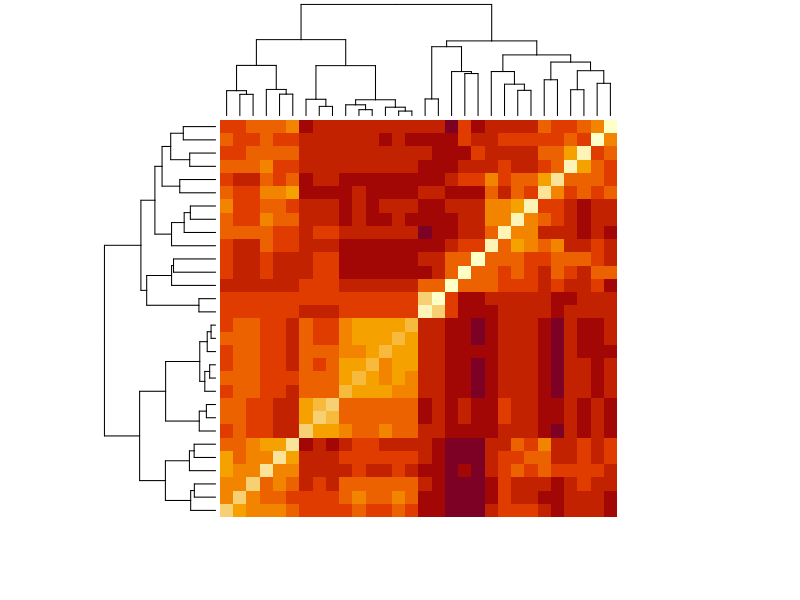
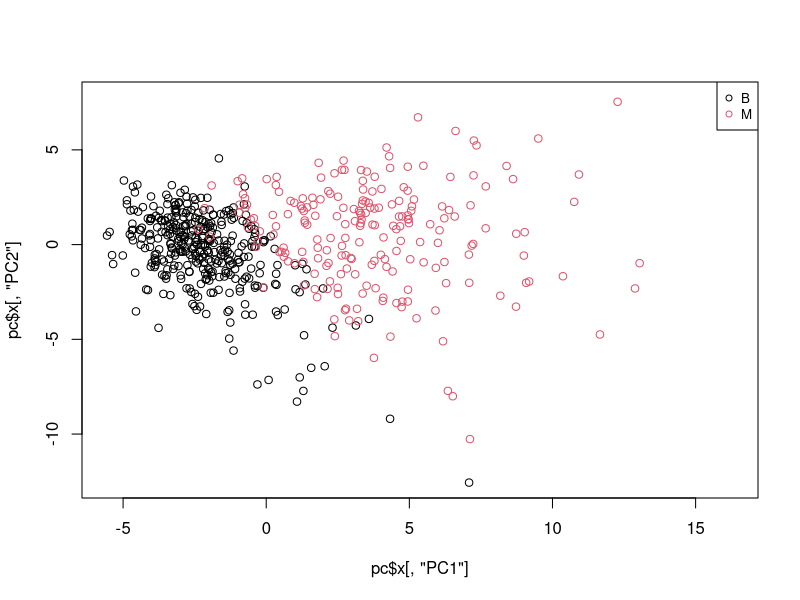
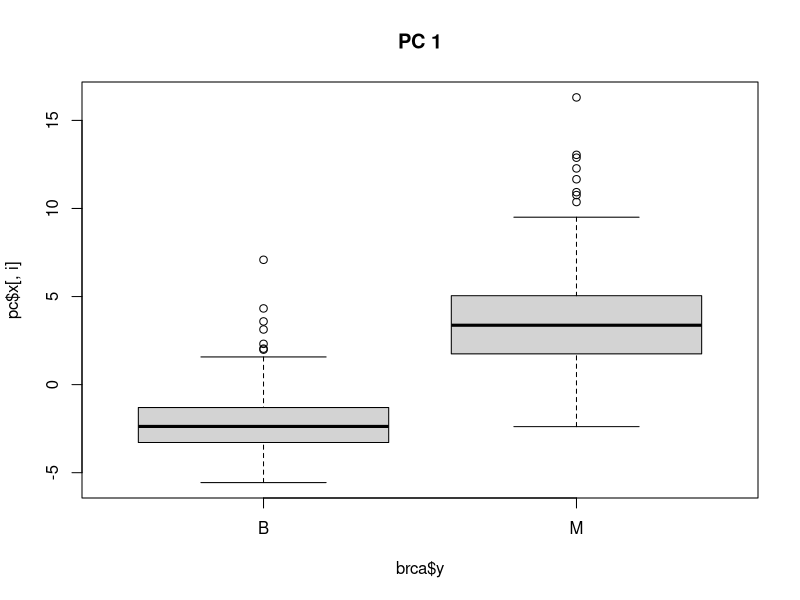
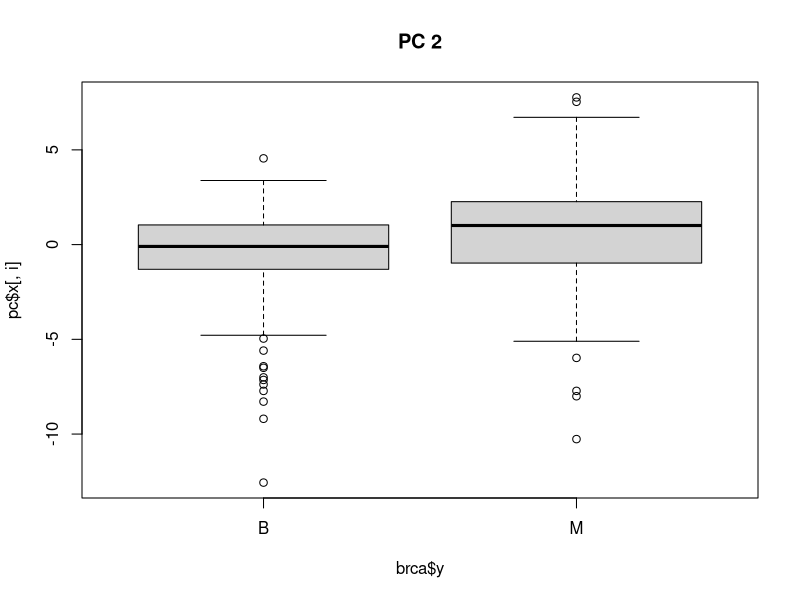
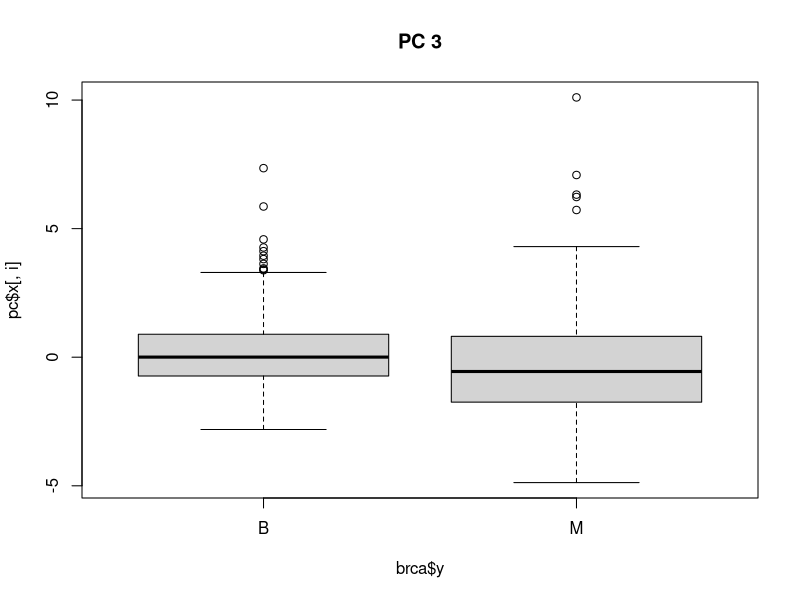
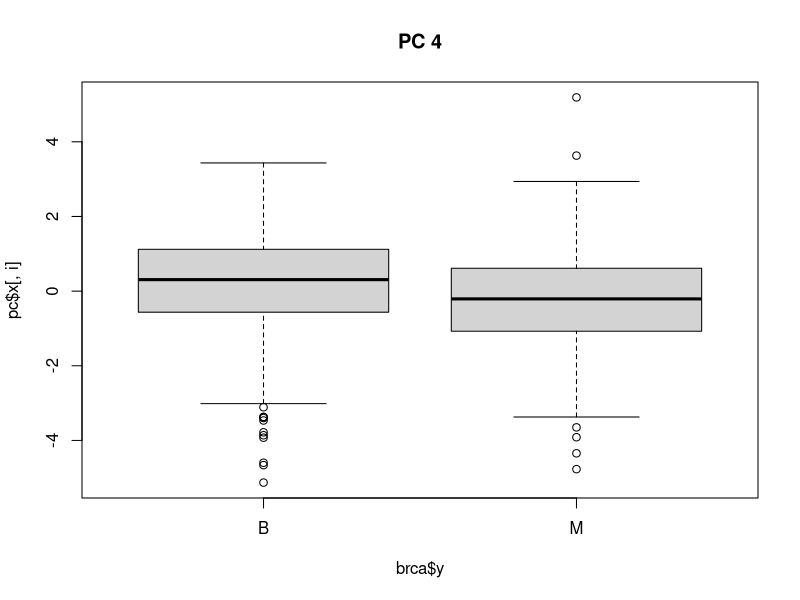
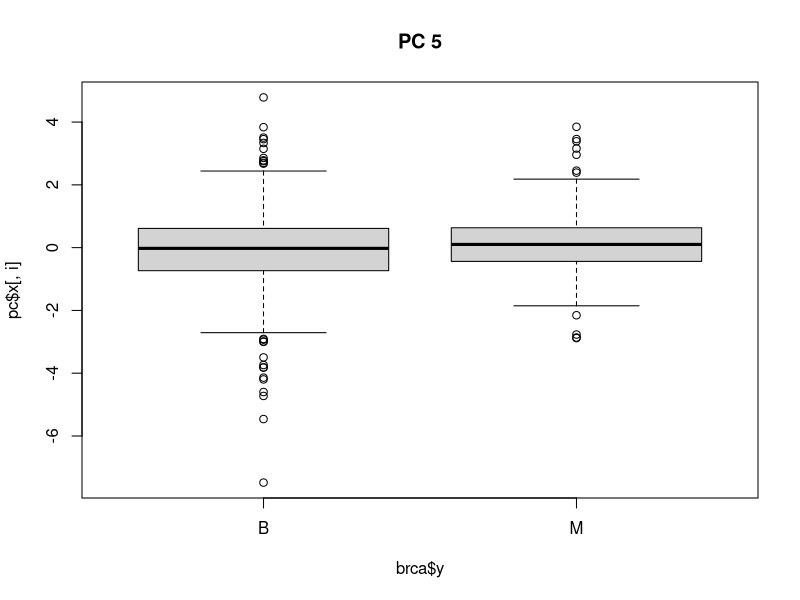
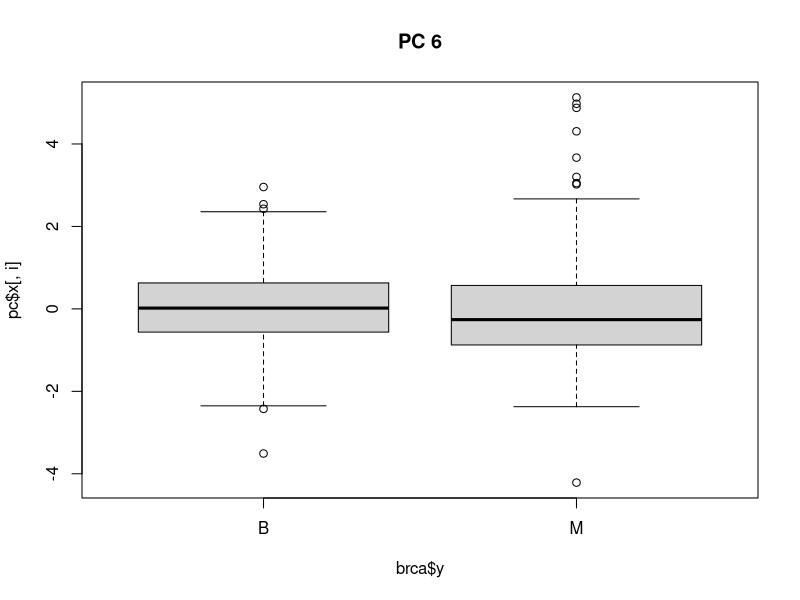

These figures' R source, in order:
options(digits = 3)
library(matrixStats)
library(tidyverse)
library(caret)
library(dslabs)
data(brca)
#dim(brca$x)
#mean(brca$y == 'M')
cm <-colMeans(brca$x)
csd <- colSds(brca$x) 
nsx <- sweep(sweep(brca$x, 2, cm),2,csd,FUN = '/')
#median(nsx[,1])
edx <- as.matrix(dist(nsx)) # calculating elucidian distances between all observations
idx = which(brca$y == 'B')
mean(edx[1,idx[-1]])
idx = which(brca$y == 'M')
mean(edx[1,idx])
heatmap(as.matrix(dist(t(nsx))), labRow = NA, labCol = NA)
# hc <- hclust(dist(t(nsx)), method = 'average')
# plot(hc)
# ct <- cutree(hc, k = 5)
# split(names(ct), ct)
# plot(hc)
# rect.hclust(hc , k = 5, border = 2:6)
# abline(h = 5, col = 'red')
h <- hclust(dist(t(nsx)))
groups <- cutree(h, k = 5)
split(names(groups), groups)
pc <- prcomp(nsx)
summary(pc)
plot(pc$x[,'PC1'],pc$x[,'PC2'], col = brca$y)
legend('topright', legend = levels(brca$y), col = palette(), cex = 0.8, pch = 1)
for (i in 1:10) {
boxplot(pc$x[,i] ~ brca$y, main = paste("PC", i))
}
